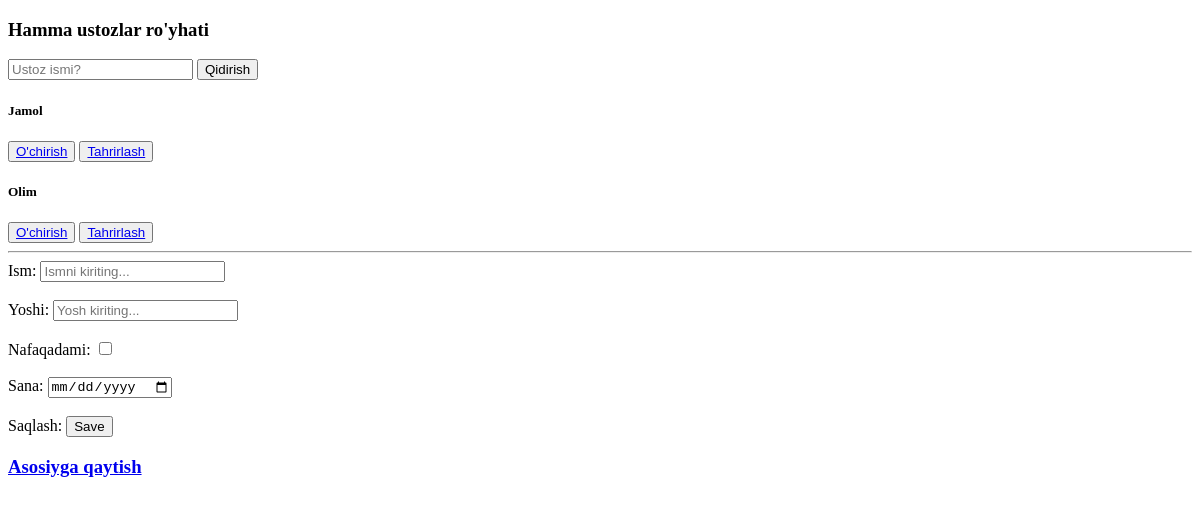
The page /ustozlar/ on the database as committed earlier.
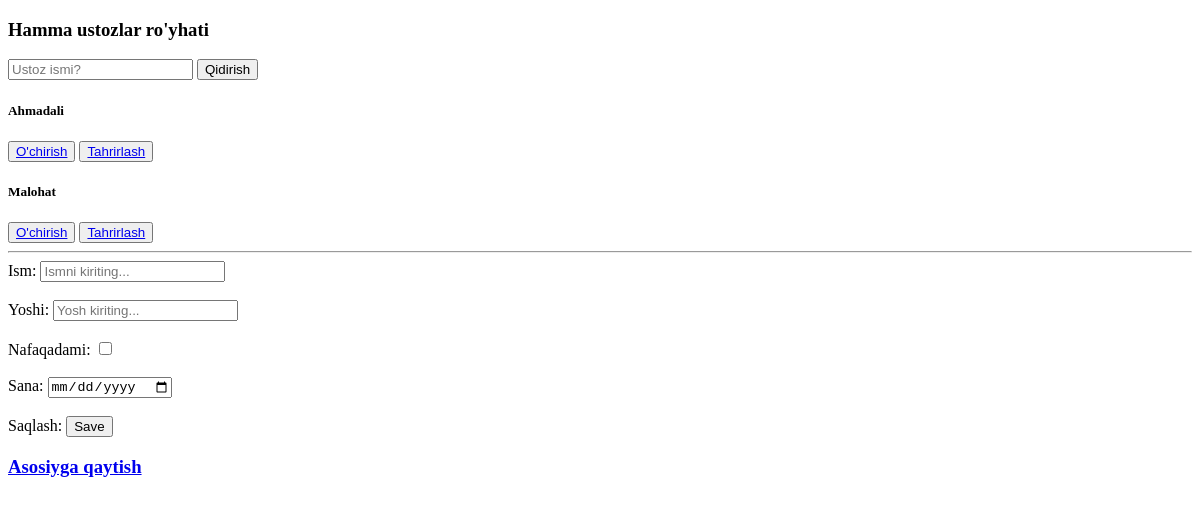
The same page on the database as committed later.
### App/models.py (models this page shows)
class Ustoz(models.Model):
    ism = models.CharField(max_length=50)
    yosh = models.PositiveSmallIntegerField()
    nafaqada = models.BooleanField()
    sana = models.DateField()
    def __str__(self):
        return self.ism

### App/views.py (the view, shortened to what this page needs)
# urls.py: path('ustozlar/', ustoz, name="ustozlar"),
def ustoz(request):
    soz = request.GET.get("qidirish")
    if soz==None or soz=="":
        m = Ustoz.objects.filter().order_by('ism')
    else:
        m = Ustoz.objects.filter(ism=soz)
    return render(request, "Ustozlar.html", {'Ustozlar':m})

### templates/Ustozlar.html (shortened to what this page needs)
<!DOCTYPE html>
<html lang="en">
<head>
</head>
<body>
<H3>Hamma ustozlar  ro'yhati</H3>
<form>
    <input name="qidirish" placeholder="Ustoz ismi?">
    <button>Qidirish</button>
</form>
{%for i in Ustozlar%}
<h5>{{i}}</h5>
<button><a href="/ustoz/{{i.id}}/">O'chirish</a></button>
<button><a href="/ustoz-t/{{i.id}}/">Tahrirlash</a></button>
{%endfor%}
<br>
<hr>
<form method = "POST" action="/ustozlar/" >{%csrf_token%}
    <label>Ism:</label>
    <input type="text" name="ismi" placeholder="Ismni kiriting..."><br><br>
    <label>Yoshi:</label>
    <input type="number" name="y" placeholder="Yosh kiriting..."><br><br>
    <label>Nafaqadami:</label>
    <input type="checkbox" name="n"><br><br>
    <label>Sana:</label>
    <input type="date" name="v" placeholder="Vaqtni tanlang..."><br><br>
    <label>Saqlash:</label>
    <button type="submit">Save</button>
</form>
<a href="http://127.0.0.1:8000/"><h3>Asosiyga qaytish</h3></a>
</body>
</html>

Rows that differ between the two databases and show on the page:
removed Ustoz: ism "Jamol"
removed Ustoz: ism "Olim"
added Ustoz: ism "Ahmadali"
added Ustoz: ism "Malohat"
